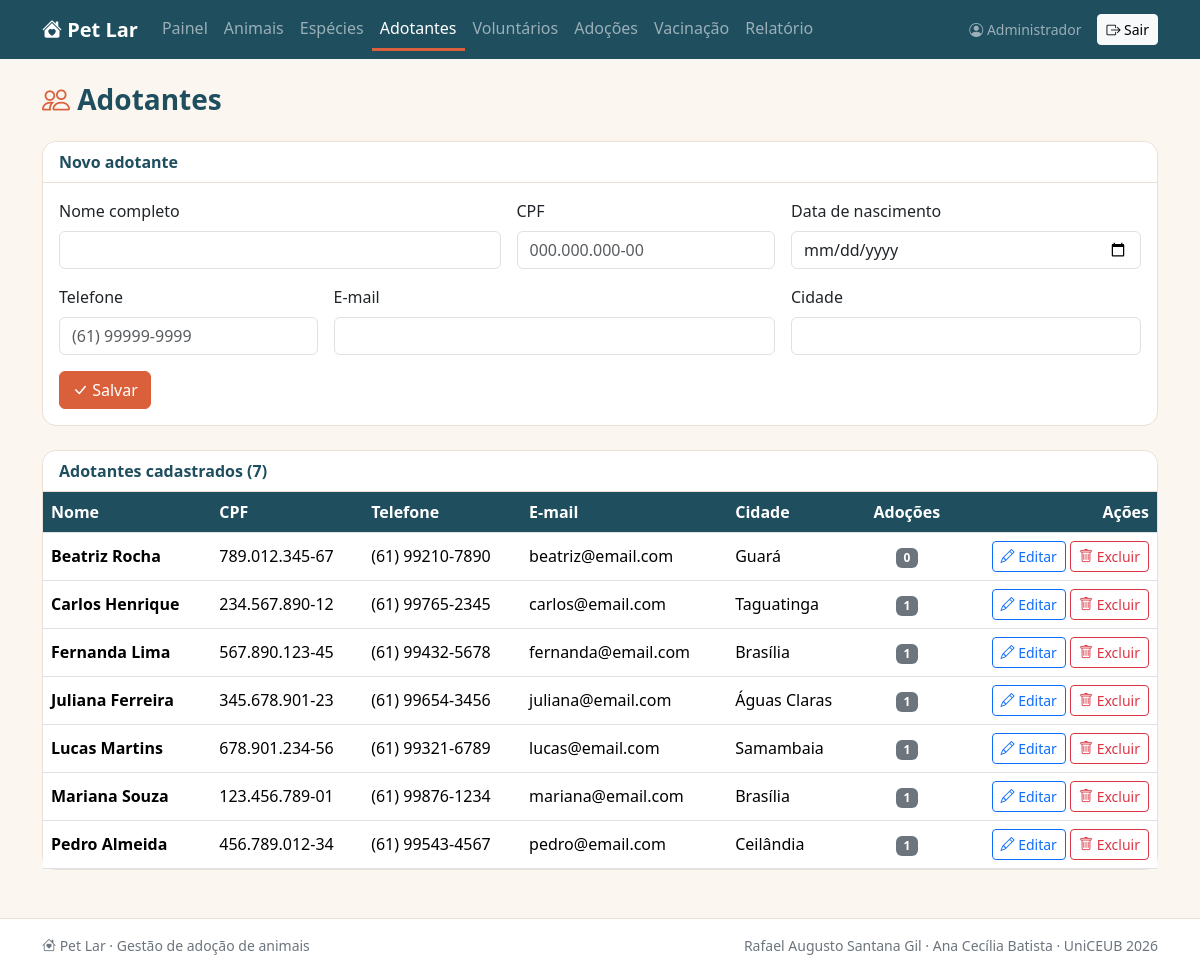
The page /adotante/index.php (signed in) on the database its author committed.
### tables this page shows
CREATE TABLE adotante (
    id              INTEGER NOT NULL AUTO_INCREMENT PRIMARY KEY,
    nome            VARCHAR(200) NOT NULL,
    cpf             VARCHAR(14)  NOT NULL UNIQUE,   
    data_nascimento DATE         NOT NULL,          
    telefone        VARCHAR(20)  NOT NULL,
    email           VARCHAR(150),
    cidade          VARCHAR(100) NOT NULL
);

### adotante/index.php (the view, shortened to what this page needs)
<?php
    include '../conexao.php';
    $sql = "SELECT adotante.*,
                   (SELECT COUNT(*) FROM adocao WHERE adocao.adotante_id = adotante.id) AS qtd_adocoes
            FROM adotante
            ORDER BY adotante.nome";
    $stmt = $pdo->prepare($sql);
    $stmt->execute();
    $adotantes = $stmt->fetchAll();
    $id = isset($_GET['id']) ? $_GET['id'] : '';
    $sqlEdit = "SELECT * FROM adotante WHERE id =:id";
    $stmtEdit = $pdo->prepare($sqlEdit);
    $stmtEdit->bindParam(":id", $id);
    $stmtEdit->execute();
    $adotanteSelecionado = $stmtEdit->fetch();
    include '../cabecalho.php';
?>
    <h1 class="h3 titulo-pagina mb-4"><i class="bi bi-people"></i> Adotantes</h1>
    <div class="card mb-4">
        <div class="card-header">
            <?php echo $adotanteSelecionado ? 'Editar adotante' : 'Novo adotante'; ?>
        </div>
        <div class="card-body">
            <form action="inserir.php" class="row g-3">
                <div class="col-md-5">
                    <label class="form-label">Nome completo</label>
                    <input type="text" name="nome" class="form-control" required maxlength="200"
                           value="<?php echo isset($adotanteSelecionado['nome']) ?
                                                   htmlspecialchars($adotanteSelecionado['nome']) :
                                                   ''; ?>">
                </div>
                <div class="col-md-3">
                    <label class="form-label">CPF</label>
                    <input type="text" name="cpf" class="form-control" required
                           placeholder="000.000.000-00" pattern="\d{3}\.\d{3}\.\d{3}-\d{2}"
                           value="<?php echo isset($adotanteSelecionado['cpf']) ?
                                                   $adotanteSelecionado['cpf']  :
                                                   ''; ?>">
                </div>
                <div class="col-md-4">
                    <label class="form-label">Data de nascimento</label>
                    <input type="date" name="data_nascimento" class="form-control" required
                           value="<?php echo isset($adotanteSelecionado['data_nascimento']) ?
                                                   $adotanteSelecionado['data_nascimento']  :
                                                   ''; ?>">
                </div>
                <div class="col-md-3">
                    <label class="form-label">Telefone</label>
                    <input type="text" name="telefone" class="form-control" required placeholder="(61) 99999-9999"
                           value="<?php echo isset($adotanteSelecionado['telefone']) ?
                                                   htmlspecialchars($adotanteSelecionado['telefone']) :
                                                   ''; ?>">
                </div>
                <div class="col-md-5">
                    <label class="form-label">E-mail</label>
                    <input type="email" name="email" class="form-control" maxlength="150"
                           value="<?php echo isset($adotanteSelecionado['email']) ?
                                                   htmlspecialchars($adotanteSelecionado['email']) :
                                                   ''; ?>">
                </div>
                <div class="col-md-4">
                    <label class="form-label">Cidade</label>
                    <input type="text" name="cidade" class="form-control" required maxlength="100"
                           value="<?php echo isset($adotanteSelecionado['cidade']) ?
                                                   htmlspecialchars($adotanteSelecionado['cidade']) :
                                                   ''; ?>">
                </div>
                <div class="col-12">
                    <button type="submit" class="btn btn-pet"><i class="bi bi-check-lg"></i> Salvar</button>
                </div>
            </form>
        </div>
    </div>
    <div class="card">
        <div class="card-header">Adotantes cadastrados (<?php echo count($adotantes) ?>)</div>
        <div class="table-responsive">
            <table class="table table-hover align-middle mb-0">
                <thead>
                    <tr>
                        <th>Nome</th>
                        <th>CPF</th>
                        <th>Telefone</th>
                        <th>E-mail</th>
                        <th>Cidade</th>
                        <th class="text-center">Adoções</th>
                        <th class="text-end">Ações</th>
                    </tr>
                </thead>
                <tbody>
                <?php foreach ($adotantes as $adotante) { ?>
                    <tr>
                        <td class="fw-semibold"><?php echo htmlspecialchars($adotante['nome']) ?></td>
                        <td><?php echo $adotante['cpf'] ?></td>
                        <td><?php echo htmlspecialchars($adotante['telefone']) ?></td>
                        <td><?php echo htmlspecialchars($adotante['email']) ?></td>
                        <td><?php echo htmlspecialchars($adotante['cidade']) ?></td>
                        <td class="text-center"><span class="badge text-bg-secondary"><?php echo $adotante['qtd_adocoes'] ?></span></td>
                        <td class="text-end text-nowrap">
                            <a href="index.php?id=<?php echo $adotante['id'] ?>" class="btn btn-sm btn-outline-primary">
                                <i class="bi bi-pencil"></i> Editar
                            </a>
                            <a href="excluir.php?id=<?php echo $adotante['id'] ?>" class="btn btn-sm btn-outline-danger"
                               onclick="return confirm('Deseja excluir este adotante?')">
                                <i class="bi bi-trash"></i> Excluir
                            </a>
                        </td>
                    </tr>
                <?php } ?>
                </tbody>
            </table>
        </div>
    </div>
<?php include '../rodape.php'; ?>

### css/estilo.css (style rules this page uses)
:root { --pet-principal: #D9603B; --pet-escuro: #1F4E5F; --pet-claro: #FBF6EF; --pet-verde: #3E8E6B; --pet-amarelo: #E9A23B; --pet-borda: #EADFD2; }
body { background-color: var(--pet-claro); color: #2B2B2B; min-height: 100vh; display: flex; flex-direction: column; }
.btn-pet { background-color: var(--pet-principal); border-color: var(--pet-principal); color: #fff; }
.titulo-pagina { color: var(--pet-escuro); font-weight: 700; }
.titulo-pagina i { color: var(--pet-principal); }
.card { border: 1px solid var(--pet-borda); border-radius: 14px; }
.card-header { background-color: #fff; border-bottom: 1px solid var(--pet-borda); font-weight: 600; color: var(--pet-escuro); border-radius: 14px 14px 0 0 !important; }
.table thead th { background-color: var(--pet-escuro); color: #fff; font-weight: 600; white-space: nowrap; }

### rows shown on the page
adotante: nome "Beatriz Rocha", cpf "789.012.345-67", telefone "(61) 99210-7890", email "beatriz@email.com", cidade "Guará", qtd_adocoes "0"
adotante: nome "Carlos Henrique", cpf "234.567.890-12", telefone "(61) 99765-2345", email "carlos@email.com", cidade "Taguatinga", qtd_adocoes "1"
adotante: nome "Fernanda Lima", cpf "567.890.123-45", telefone "(61) 99432-5678", email "fernanda@email.com", cidade "Brasília", qtd_adocoes "1"
adotante: nome "Juliana Ferreira", cpf "345.678.901-23", telefone "(61) 99654-3456", email "juliana@email.com", cidade "Águas Claras", qtd_adocoes "1"
adotante: nome "Lucas Martins", cpf "678.901.234-56", telefone "(61) 99321-6789", email "lucas@email.com", cidade "Samambaia", qtd_adocoes "1"
adotante: nome "Mariana Souza", cpf "123.456.789-01", telefone "(61) 99876-1234", email "mariana@email.com", cidade "Brasília", qtd_adocoes "1"
adotante: nome "Pedro Almeida", cpf "456.789.012-34", telefone "(61) 99543-4567", email "pedro@email.com", cidade "Ceilândia", qtd_adocoes "1"

### other values the page prints
$_SESSION['nome'] "Administrador"
count($adotantes) "7"
